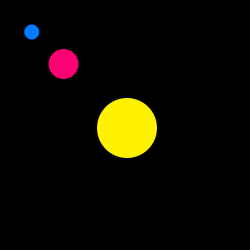
Frame 1 (no input)
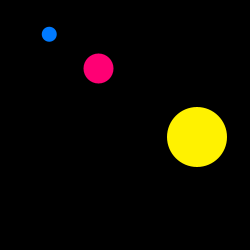
Frame 60 (the mouse pressed at the canvas centre just before this capture)
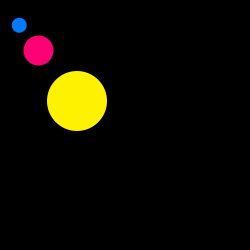
Frame 120 (the mouse held since frame 60 and released just before this capture)

The Processing sketch that drew these frames (run headless with seeded random() and noise(); from frame 60 on, the mouse is pressed at the canvas centre):

// Processing sketch: processing_54366
// ── processing_54366.pde

/* Done by Keya Vadgama
YSDN
Winter 2012
Reference: http://www.youtube.com/watch?v=O6QrY_DeBDs&context=C45b8c5eADvjVQa1PpcFNAy0bKrfNL4d8oz572tMxblJUPPJ8qIvg=
*/
 
 
 
 float xPos;
 float yPos;
 
 float xVel = 2;
 float yVel = 3;
 
void setup() {
   size(250,250);
   smooth();
   xPos = width/2;
   yPos = height/2;
}

void draw() {
  background (0);
  xPos = xPos + xVel;
  yPos = yPos + yVel;
  
  if (yPos + 30 > height || yPos - 30 < 0 ){
      yVel = yVel * -1;}
      
   if (xPos + 30 > width || xPos - 30 < 0 ){
      xVel = xVel * -1;}

  fill(0, 122, 255);
  noStroke();  
  ellipse(xPos/4,yPos/4,15,15);
  
   fill(255, 0, 116);
  noStroke();  
  ellipse(xPos/2,yPos/2,30,30);
  
   fill(255, 242, 0);
  noStroke();  
  ellipse(xPos,yPos,60,60);
   
  
}
